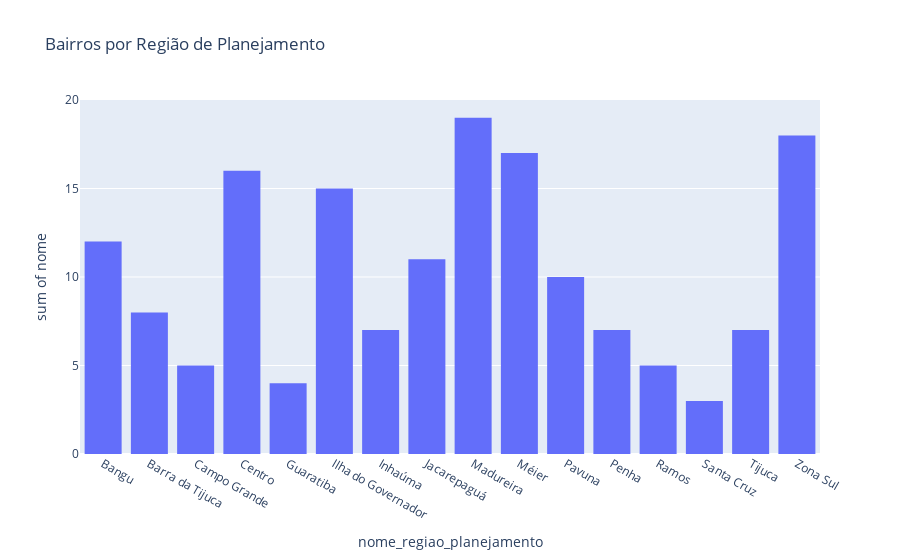

The notebook cell this image was saved under:
### Code cell
qt_bairroPlanejamento = bairro.groupby('nome_regiao_planejamento').agg({'nome':'count'}).reset_index()

fig = px.histogram(qt_bairroPlanejamento, x='nome_regiao_planejamento', y='nome', title='Bairros por Região de Planejamento')
fig.show()

### Figure 1 — Plotly figure (JSON) as saved in the notebook; plotly's stock layout.template omitted (floating-point values rounded to 4 significant figures)
{"data": [{"alignmentgroup": "True", "bingroup": "x", "histfunc": "sum", "hovertemplate": "nome_regiao_planejamento=%{x}<br>sum of nome=%{y}<extra></extra>", "legendgroup": "", "marker": {"color": "#636efa", "pattern": {"shape": ""}}, "name": "", "offsetgroup": "", "orientation": "v", "showlegend": false, "type": "histogram", "x": ["Bangu", "Barra da Tijuca", "Campo Grande", "Centro", "Guaratiba", "Ilha do Governador", "Inhaúma", "Jacarepaguá", "Madureira", "Méier", "Pavuna", "Penha", "Ramos", "Santa Cruz", "Tijuca", "Zona Sul"], "xaxis": "x", "y": [12, 8, 5, 16, 4, 15, 7, 11, 19, 17, 10, 7, 5, 3, 7, 18], "yaxis": "y"}], "layout": {"barmode": "relative", "legend": {"tracegroupgap": 0}, "title": {"text": "Bairros por Região de Planejamento"}, "xaxis": {"anchor": "y", "domain": [0, 1], "title": {"text": "nome_regiao_planejamento"}}, "yaxis": {"anchor": "x", "domain": [0, 1], "title": {"text": "sum of nome"}}}}
